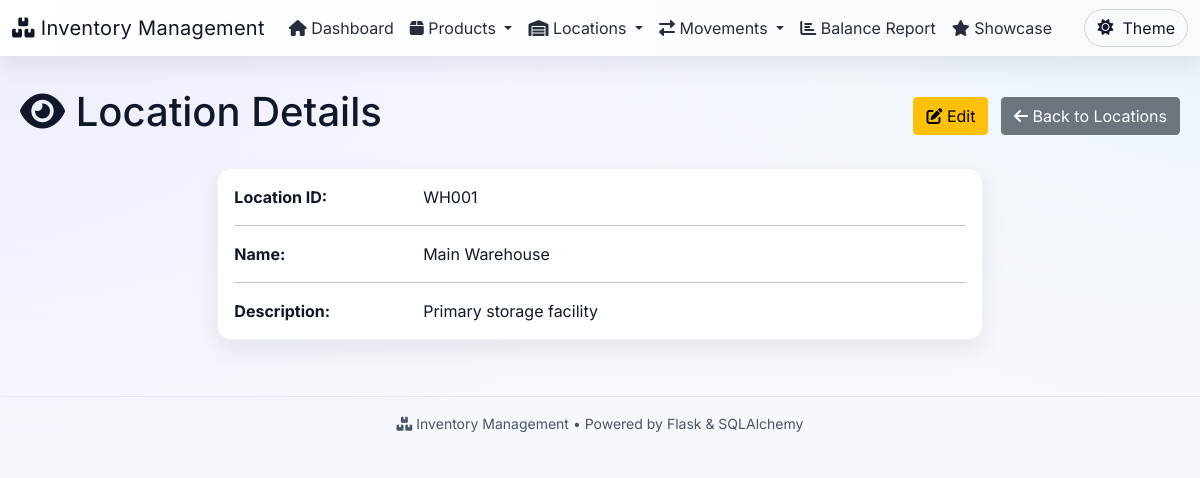
Screenshot of /locations/view/WH001 with the database file from the repository.
### app.py (models this page shows, shortened)
class Location(db.Model):
    location_id = db.Column(db.String(50), primary_key=True)
    name = db.Column(db.String(100), nullable=False)
    description = db.Column(db.Text)

### app.py (the view)
@app.route('/locations/view/<location_id>')
def view_location(location_id):
    location = Location.query.get_or_404(location_id)
    return render_template('view_location.html', location=location)

### templates/view_location.html (shortened to what this page needs)
{% extends "base.html" %}
{% block content %}
<div class="row">
    <div class="col-12">
        <div class="d-flex justify-content-between align-items-center mb-4">
            <h1><i class="fas fa-eye"></i> Location Details</h1>
            <div>
                <a href="{{ url_for('edit_location', location_id=location.location_id) }}" class="btn btn-warning me-2">
                    <i class="fas fa-edit"></i> Edit
                </a>
                <a href="{{ url_for('locations') }}" class="btn btn-secondary">
                    <i class="fas fa-arrow-left"></i> Back to Locations
                </a>
            </div>
        </div>
    </div>
</div>
<div class="row">
    <div class="col-md-8 offset-md-2">
        <div class="card">
            <div class="card-body">
                <div class="row">
                    <div class="col-sm-3"><strong>Location ID:</strong></div>
                    <div class="col-sm-9">{{ location.location_id }}</div>
                </div>
                <hr>
                <div class="row">
                    <div class="col-sm-3"><strong>Name:</strong></div>
                    <div class="col-sm-9">{{ location.name }}</div>
                </div>
                <hr>
                <div class="row">
                    <div class="col-sm-3"><strong>Description:</strong></div>
                    <div class="col-sm-9">{{ location.description or 'No description provided' }}</div>
                </div>
            </div>
        </div>
    </div>
</div>
{% endblock %}

### static/css/styles.css (style rules this page uses)
:root { --primary: #4f46e5; --primary-700: #4338ca; --success: #16a34a; --warning: #f59e0b; --info: #0891b2; --danger: #ef4444; --bg: #0f172a; --panel: rgba(255, 255, 255, 0.08); --text: #e5e7eb; --muted: #9ca3af; --shadow: 0 10px 25px rgba(2, 6, 23, 0.4); }
.theme-light { --bg: #f7f7fb; --panel: #ffffff; --text: #0f172a; --muted: #475569; --shadow: 0 10px 25px rgba(2, 6, 23, 0.08); }
html, body { height: 100%; }
body.app-body { font-family: 'Inter', system-ui, -apple-system, Segoe UI, Roboto, Arial, sans-serif; color: var(--text); background: radial-gradient(1200px 600px at 10% -10%, rgba(79,70,229,0.25), transparent), radial-gradient(900px 500px at 100% 0%, rgba(8,145,178,0.20), transparent), linear-gradient(180deg, #0b1220 0%, #0f172a 100%); }
body.app-body.theme-light { background: radial-gradient(1000px 500px at -10% 0%, rgba(79,70,229,0.08), transparent), radial-gradient(900px 500px at 110% -10%, rgba(8,145,178,0.08), transparent), linear-gradient(180deg, #fafbff 0%, #f4f6fb 100%); }
.card { background: var(--panel); backdrop-filter: blur(10px); -webkit-backdrop-filter: blur(10px); border: 1px solid rgba(255,255,255,0.08); border-radius: 14px; box-shadow: var(--shadow); }
.card .card-body { color: var(--text); }
.theme-light .card { backdrop-filter: none; -webkit-backdrop-filter: none; border: 1px solid #eef2f7; }

### rows the page displays
Location: location_id "WH001", name "Main Warehouse", description "Primary storage facility"
